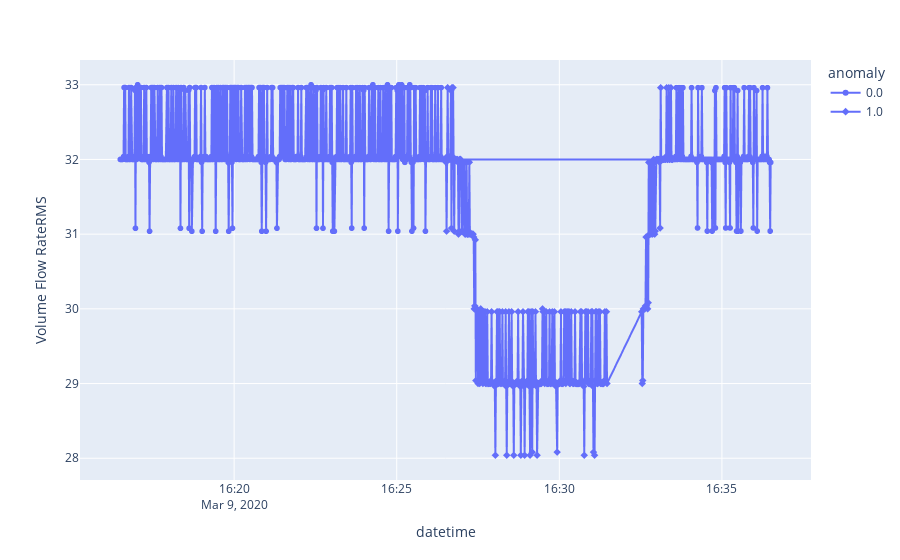

This figure's notebook cell:
### Code cell
fig = px.line(df, x='datetime', y='Volume Flow RateRMS', markers='r', symbol="anomaly")

fig.show()

### Figure 1 — Plotly figure (JSON) as saved in the notebook; plotly's stock layout.template omitted (floating-point values rounded to 4 significant figures; data arrays with more than 128 entries replaced by an {"elided": "..."} marker saying what was removed)
{"data": [{"hovertemplate": "anomaly=0.0<br>datetime=%{x}<br>Volume Flow RateRMS=%{y}<extra></extra>", "legendgroup": "0.0", "line": {"color": "#636efa", "dash": "solid"}, "marker": {"symbol": "circle"}, "mode": "markers+lines", "name": "0.0", "showlegend": true, "type": "scattergl", "x": {"elided": "730 str values"}, "xaxis": "x", "y": {"elided": "730 float values"}, "yaxis": "y"}, {"hovertemplate": "anomaly=1.0<br>datetime=%{x}<br>Volume Flow RateRMS=%{y}<extra></extra>", "legendgroup": "1.0", "line": {"color": "#636efa", "dash": "solid"}, "marker": {"symbol": "diamond"}, "mode": "markers+lines", "name": "1.0", "showlegend": true, "type": "scattergl", "x": {"elided": "333 str values"}, "xaxis": "x", "y": {"elided": "333 float values"}, "yaxis": "y"}], "layout": {"legend": {"title": {"text": "anomaly"}, "tracegroupgap": 0}, "margin": {"t": 60}, "xaxis": {"anchor": "y", "domain": [0, 1], "title": {"text": "datetime"}}, "yaxis": {"anchor": "x", "domain": [0, 1], "title": {"text": "Volume Flow RateRMS"}}}}
